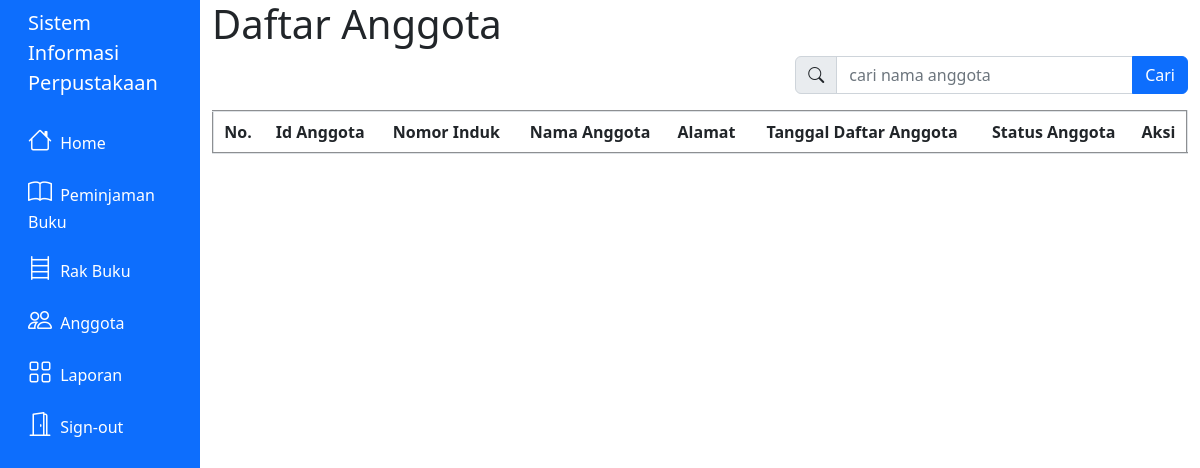
Before: /anggota.php with the older database file.
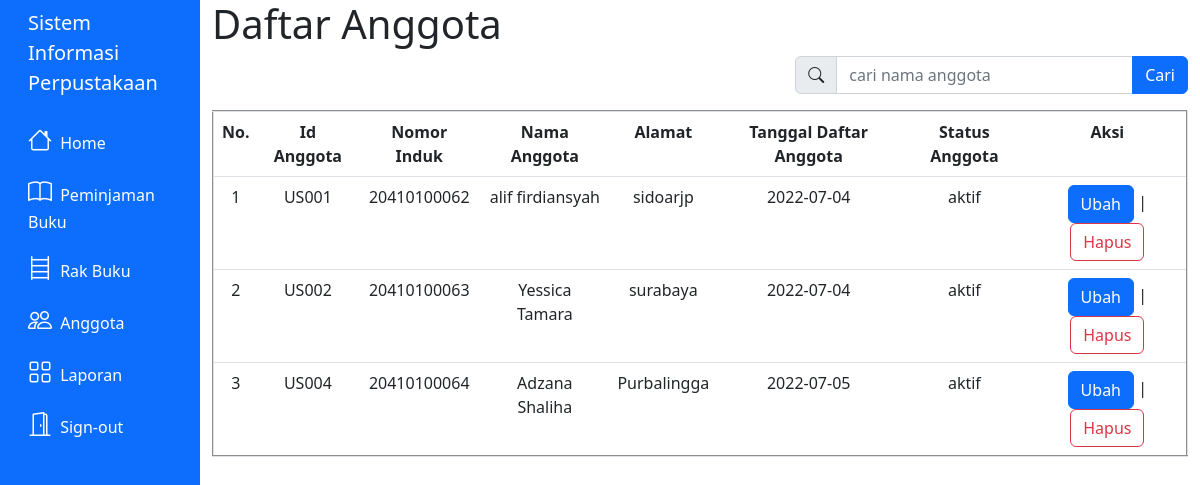
After: the same page with the newer database file.
### tables this page shows
CREATE TABLE `user` (
  `id_user` varchar(255) NOT NULL,
  `nomor_induk` bigint(255) NOT NULL,
  `nama_lengkap` varchar(255) NOT NULL,
  `alamat` varchar(255) NOT NULL,
  `password` varchar(255) NOT NULL,
  `level` enum('user','admin') NOT NULL,
  `status` enum('aktif','tidak aktif') NOT NULL,
  `tgl_daftar` date DEFAULT NULL
);

### anggota.php (the view, shortened to what this page needs)
<!DOCTYPE html>
<html lang="en">
<head>
   <link rel="stylesheet" href="https://cdn.jsdelivr.net/npm/bootstrap-icons@1.8.3/font/bootstrap-icons.css">
   <link href="https://cdn.jsdelivr.net/npm/bootstrap@5.2.0-beta1/dist/css/bootstrap.min.css" rel="stylesheet">
   <link rel="stylesheet" href="assets/global_style.css">
</head>
<?php include("layout/header.php") ?>
<div class="col-10">
   <h1>Daftar Anggota</h1>
   <table border="2" class="table">
      <div class="row justify-content-end">
         <div class="col-5">
            <form action="anggota.php" method="get">
               <div class="input-group mb-3">
                  <span class="input-group-text" id="cari"><i class="bi bi-search"></i></span>
                  <input type="text" class="form-control" placeholder="cari nama anggota" name="cari">
                  <button class="btn btn-primary" type="submit" value="cari">Cari</button>
               </div>
            </form>
         </div>
      </div>
      <tr class="text-center">
         <th>No.</th>
         <th>Id Anggota</th>
         <th>Nomor Induk</th>
         <th>Nama Anggota</th>
         <th>Alamat</th>
         <th>Tanggal Daftar Anggota</th>
         <th>Status Anggota</th>
         <th>Aksi</th>
      </tr>
      <?php
      include 'koneksi.php';
      if (isset($_GET['cari'])) {
         $cari = $_GET['cari'];
         $data = mysqli_query($koneksi, "select * from user where nama_lengkap like '%" . $cari . "%'");
      } else {
         $data = mysqli_query($koneksi, "select * from user where level='user'");
      }
      $no = 1;
      while ($d = mysqli_fetch_array($data)) {
      ?>
         <tr class="text-center">
            <td><?php echo $no++; ?></td>
            <td><?php echo $d['id_user']; ?></td>
            <td><?php echo $d['nomor_induk']; ?></td>
            <td><?php echo $d['nama_lengkap']; ?></td>
            <td><?php echo $d['alamat']; ?></td>
            <td><?php echo $d['tgl_daftar']; ?></td>
            <td><?php echo $d['status']; ?></td>
            <td>
               <a id="tombolUbah" class="btn btn-primary" data-bs-toggle="modal" data-bs-target="#ubahModal<?php echo $d['id_user'] ?>">Ubah</a>
               |
               <a id="tombolhapus" class="btn btn-outline-danger" data-bs-toggle="modal" data-bs-target="#hapusModal<?php echo $d['id_user'] ?>">Hapus</a>
            </td>
         </tr>
      <?php
      }
      ?>
   </table>
</div>
<?php include('layout/footer.php') ?>

### layout/header.php (shortened to what this page needs)
<head>
    <link rel="stylesheet" href="sweetalert2.min.css">
    <link rel="stylesheet" href="../assets/global_style.css">
</head>
<body>
    <div class="container-fluid">
        <div class="row">
            <div class="col-2 bg-primary">
                <div class="d-flex flex-column align-items-center align-items-sm-start px-3 pt-2 text-white min-vh-100">
                    <a href="index.php" class="d-flex align-items-center pb-3 mb-md-0 me-md-auto text-white text-decoration-none">
                        <span class="fs-5 d-none d-sm-inline"> Sistem Informasi Perpustakaan</span>
                    </a>
                    <ul class="nav nav-pills flex-column mb-sm-auto mb-0 align-items-center align-items-sm-start" id="menu">
                        <li class="nav-item">
                            <a href="index.php" class="nav-link align-middle px-0 text-white">
                                <i class="fs-4 bi-house"></i> <span class="ms-1 d-none d-sm-inline">Home</span>
                            </a>
                        </li>
                        <li>
                            <a href="#submenu1" data-bs-toggle="collapse" class="nav-link px-0 align-middle text-white">
                                <i class="fs-4 bi-book"></i> <span class="ms-1 d-none d-sm-inline">Peminjaman Buku</span> </a>
                        </li>
                        <li>
                            <a href="rak_buku.php" class="nav-link px-0 align-middle text-white">
                                <i class="fs-4 bi-bookshelf"></i> <span class="ms-1 d-none d-sm-inline">Rak Buku</span></a>
                        </li>
                        <li>
                            <a href="anggota.php" class="nav-link px-0 align-middle text-white">
                                <i class="fs-4 bi-people"></i> <span class="ms-1 d-none d-sm-inline">Anggota</span></a>
                        </li>
                        <li>
                            <a href="laporan.php" class="nav-link px-0 align-middle text-white">
                                <i class="fs-4 bi-grid"></i> <span class="ms-1 d-none d-sm-inline">Laporan</span> </a>
                        </li>
                        <li>
                            <a href="logout.php" class="nav-link px-0 align-middle text-white">
                                <i class="fs-4 bi bi-door-open"></i> <span class="ms-1 d-none d-sm-inline">Sign-out</span> </a>
                        </li>
                    </ul>
                </div>
            </div>

### layout/footer.php (shortened to what this page needs)
</div>
</div>
</body>
</html>

Changed rows visible on the page:
added user: id_user "US001", nomor_induk "20410100062", nama_lengkap "alif firdiansyah", alamat "sidoarjp", tgl_daftar "2022-07-04", status "aktif"
added user: id_user "US002", nomor_induk "20410100063", nama_lengkap "Yessica Tamara", alamat "surabaya", tgl_daftar "2022-07-04", status "aktif"
added user: id_user "US004", nomor_induk "20410100064", nama_lengkap "Adzana Shaliha", alamat "Purbalingga", tgl_daftar "2022-07-05", status "aktif"
